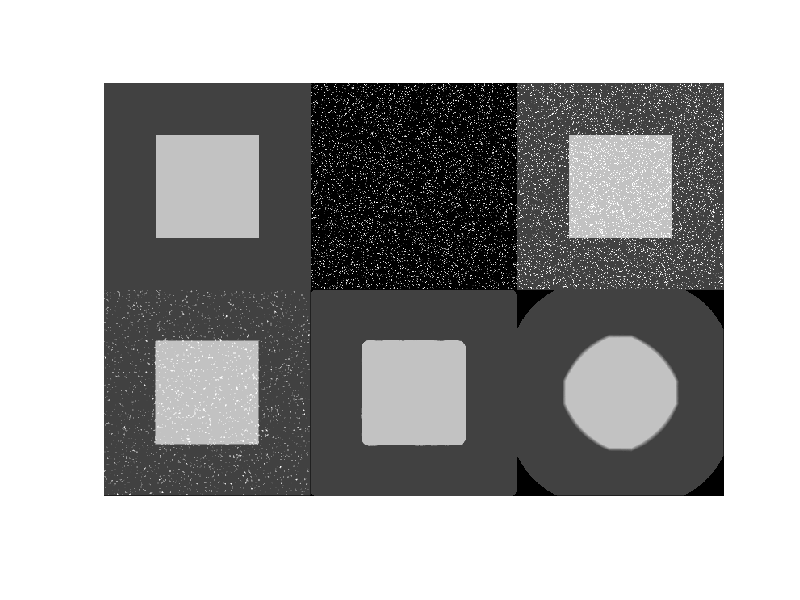

The MATLAB script that drew this image:
%NGUYEN Thanh-Long
% Create matrix
A=uint8(ones(256,256)*64);
A(128-64+1:128+64,128-64+1:128+64)=192;

% Generate noisy image 
B = uint8(zeros(256,256));
for i=1:10000
    xx = uint8((255*rand(1)+1));
    yy = uint8((255*rand(1)+1));
    B(xx,yy)= uint8(255*rand(1));
end
C=A+B;

% Compared
imshow([A C]);

% Filter with size = 5x5
C1 = uint8(medfilt2(C,[2 2]));

% Filter with size = 10x10
C2 = uint8(medfilt2(C,[15 10]));

% Filter with size = 20x20
C3 = uint8(medfilt2(C,[100 100]));

%Show Images:
imshow([A B C; C1 C2 C3]);

% Comment
% What are the observed differences for a given filter size when the image
% is filtered by average or by median?
% Compare with average filter, the higher filter size would lead to the better noise reduction
% however, it also reduced shapeliness of the image. 
% In brief, median do not blurred out the image with high value of filter
% but reduced the shapeliness. 